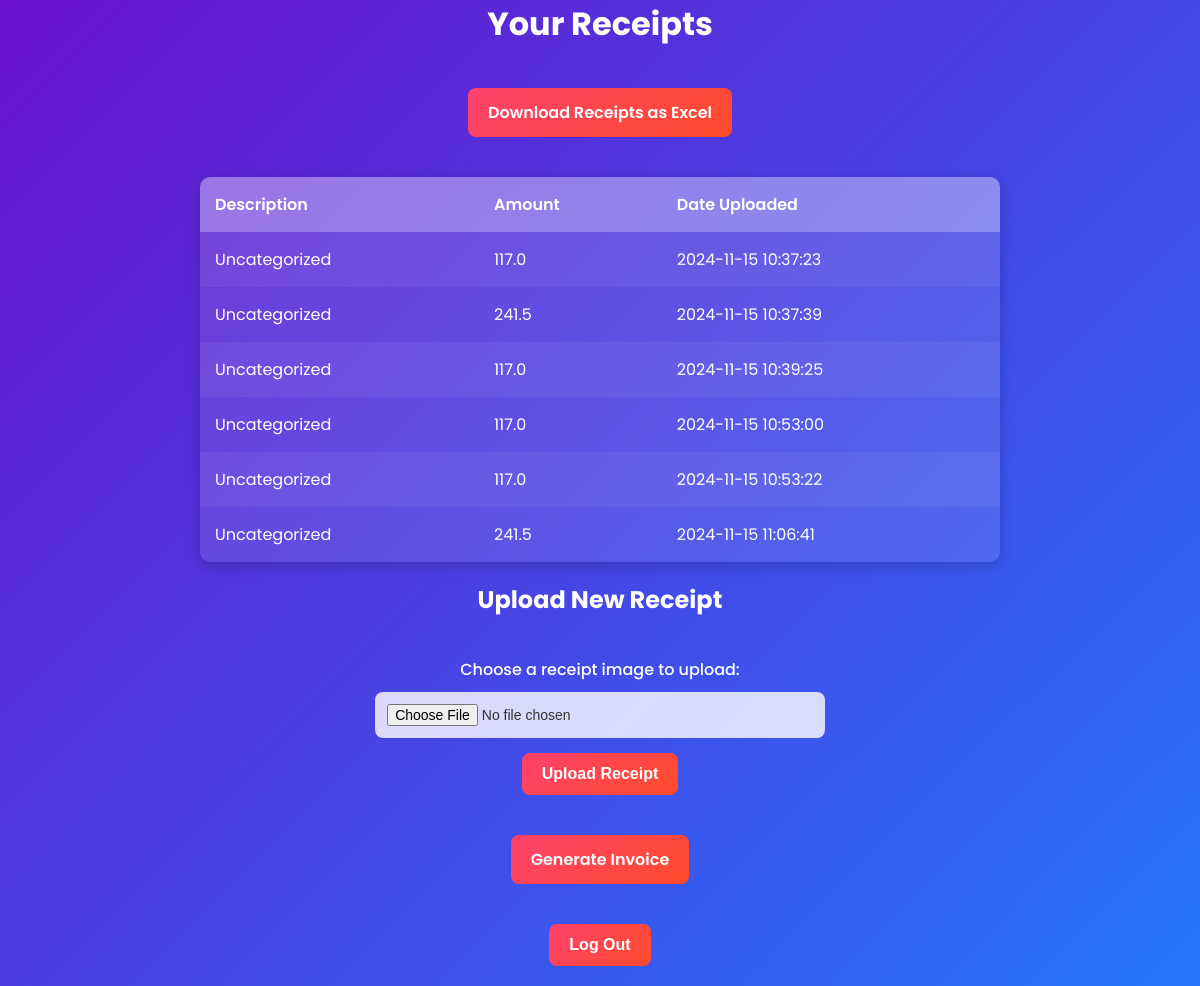
Before: / (signed in) with the older database file.
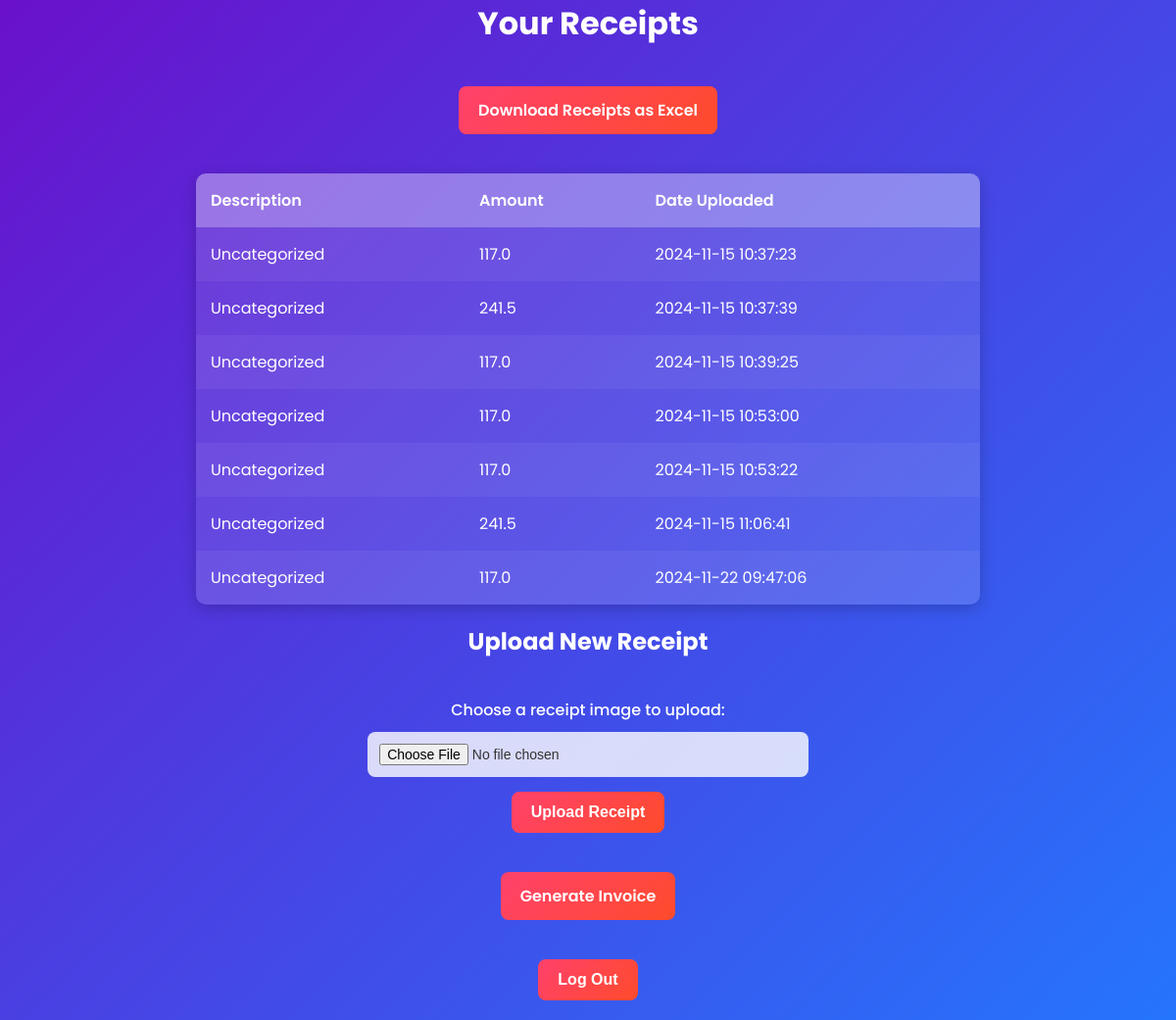
After: the same page with the newer database file.
### tables this page shows
CREATE TABLE receipts (
                        id INTEGER PRIMARY KEY,
                        user_id INTEGER,
                        purchase_description TEXT,
                        amount REAL,
                        date_uploaded TIMESTAMP DEFAULT CURRENT_TIMESTAMP,
                        FOREIGN KEY (user_id) REFERENCES users (id));

### app.py (the view)
@app.route('/')
def display_receipts():
    if 'user_id' not in session:
        flash('Please log in to view your receipts.', 'warning')
        return redirect(url_for('login'))
    db_path = session['db_path']
    user_id = session['user_id']
    conn = sqlite3.connect(db_path)
    cursor = conn.cursor()
    cursor.execute("SELECT * FROM receipts WHERE user_id = ?", (user_id,))
    receipts = cursor.fetchall()
    conn.close()
    return render_template('receipts.html', receipts=receipts)

### templates/receipts.html (shortened to what this page needs)
<!DOCTYPE html>
<html lang="en">
<head>
</head>
<body>
    <h1>Your Receipts</h1>
    <a href="{{ url_for('download_receipts') }}" class="btn">Download Receipts as Excel</a>
    <table>
        <tr>
            <th>Description</th>
            <th>Amount</th>
            <th>Date Uploaded</th>
        </tr>
        {% for receipt in receipts %}
        <tr>
            <td>{{ receipt[2] }}</td>
            <td>{{ receipt[3] }}</td>
            <td>{{ receipt[4] }}</td>
        </tr>
        {% endfor %}
    </table>
    <h2>Upload New Receipt</h2>
    <form action="{{ url_for('upload_image') }}" method="POST" enctype="multipart/form-data">
        <label for="receipt">Choose a receipt image to upload:</label>
        <input type="file" name="receipt" id="receipt" required>
        <button type="submit">Upload Receipt</button>
    </form>
    <a href="{{ url_for('invoice_form') }}" class="btn">Generate Invoice</a>
    <form action="{{ url_for('logout') }}" method="POST">
        <button type="submit">Log Out</button>
    </form>
</body>
</html>

Changed rows visible on the page:
added receipts: purchase_description "Uncategorized", amount "117.0", date_uploaded "2024-11-22 09:47:06"
